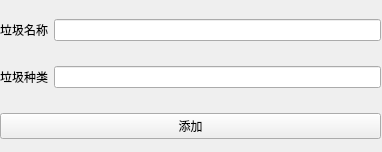
<?xml version="1.0" encoding="UTF-8"?>
<ui version="4.0">
 <class>Form</class>
 <widget class="QWidget" name="Form">
  <property name="geometry">
   <rect>
    <x>0</x>
    <y>0</y>
    <width>382</width>
    <height>152</height>
   </rect>
  </property>
  <property name="windowTitle">
   <string>Form</string>
  </property>
  <widget class="QWidget" name="">
   <property name="geometry">
    <rect>
     <x>0</x>
     <y>0</y>
     <width>381</width>
     <height>161</height>
    </rect>
   </property>
   <layout class="QGridLayout" name="gridLayout">
    <item row="0" column="0">
     <widget class="QLabel" name="label">
      <property name="text">
       <string>垃圾名称</string>
      </property>
     </widget>
    </item>
    <item row="0" column="1">
     <widget class="QLineEdit" name="lineEdit"/>
    </item>
    <item row="1" column="0">
     <widget class="QLabel" name="label_2">
      <property name="text">
       <string>垃圾种类</string>
      </property>
     </widget>
    </item>
    <item row="1" column="1">
     <widget class="QLineEdit" name="lineEdit_2"/>
    </item>
    <item row="2" column="0" colspan="2">
     <widget class="QPushButton" name="pushButton">
      <property name="text">
       <string>添加</string>
      </property>
     </widget>
    </item>
   </layout>
  </widget>
 </widget>
 <resources/>
 <connections/>
</ui>
